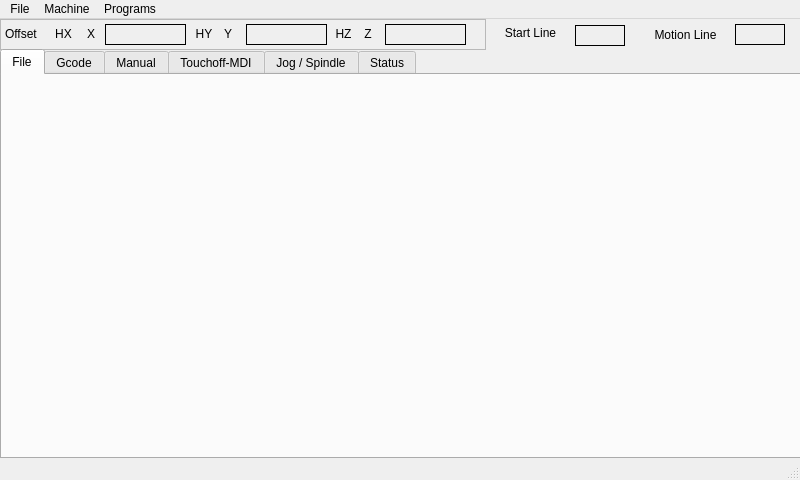
<?xml version="1.0" encoding="UTF-8"?>
<ui version="4.0">
 <class>MainWindow</class>
 <widget class="QMainWindow" name="MainWindow">
  <property name="geometry">
   <rect>
    <x>0</x>
    <y>0</y>
    <width>800</width>
    <height>480</height>
   </rect>
  </property>
  <property name="minimumSize">
   <size>
    <width>800</width>
    <height>480</height>
   </size>
  </property>
  <property name="maximumSize">
   <size>
    <width>800</width>
    <height>480</height>
   </size>
  </property>
  <property name="windowTitle">
   <string>MainWindow</string>
  </property>
  <widget class="QWidget" name="centralwidget">
   <widget class="QLabel" name="motion_line_lb">
    <property name="geometry">
     <rect>
      <x>735</x>
      <y>5</y>
      <width>50</width>
      <height>21</height>
     </rect>
    </property>
    <property name="maximumSize">
     <size>
      <width>50</width>
      <height>16777215</height>
     </size>
    </property>
    <property name="font">
     <font>
      <family>FreeMono</family>
      <pointsize>12</pointsize>
      <weight>50</weight>
      <bold>false</bold>
     </font>
    </property>
    <property name="frameShape">
     <enum>QFrame::Box</enum>
    </property>
    <property name="text">
     <string/>
    </property>
    <property name="alignment">
     <set>Qt::AlignRight|Qt::AlignTrailing|Qt::AlignVCenter</set>
    </property>
   </widget>
   <widget class="QLabel" name="label_4">
    <property name="geometry">
     <rect>
      <x>640</x>
      <y>5</y>
      <width>91</width>
      <height>21</height>
     </rect>
    </property>
    <property name="text">
     <string>Motion Line</string>
    </property>
    <property name="alignment">
     <set>Qt::AlignCenter</set>
    </property>
   </widget>
   <widget class="QLabel" name="label_5">
    <property name="geometry">
     <rect>
      <x>490</x>
      <y>0</y>
      <width>81</width>
      <height>27</height>
     </rect>
    </property>
    <property name="text">
     <string>Start Line</string>
    </property>
    <property name="alignment">
     <set>Qt::AlignCenter</set>
    </property>
   </widget>
   <widget class="QLabel" name="start_line_lb">
    <property name="geometry">
     <rect>
      <x>575</x>
      <y>6</y>
      <width>50</width>
      <height>21</height>
     </rect>
    </property>
    <property name="maximumSize">
     <size>
      <width>50</width>
      <height>16777215</height>
     </size>
    </property>
    <property name="font">
     <font>
      <family>FreeMono</family>
      <pointsize>12</pointsize>
      <weight>50</weight>
      <bold>false</bold>
     </font>
    </property>
    <property name="frameShape">
     <enum>QFrame::Box</enum>
    </property>
    <property name="text">
     <string/>
    </property>
    <property name="alignment">
     <set>Qt::AlignRight|Qt::AlignTrailing|Qt::AlignVCenter</set>
    </property>
   </widget>
   <widget class="QFrame" name="frame_4">
    <property name="geometry">
     <rect>
      <x>0</x>
      <y>0</y>
      <width>486</width>
      <height>31</height>
     </rect>
    </property>
    <property name="frameShape">
     <enum>QFrame::StyledPanel</enum>
    </property>
    <property name="frameShadow">
     <enum>QFrame::Raised</enum>
    </property>
    <widget class="QLabel" name="label_2">
     <property name="geometry">
      <rect>
       <x>220</x>
       <y>5</y>
       <width>16</width>
       <height>19</height>
      </rect>
     </property>
     <property name="text">
      <string>Y</string>
     </property>
     <property name="alignment">
      <set>Qt::AlignCenter</set>
     </property>
    </widget>
    <widget class="QLabel" name="label_3">
     <property name="geometry">
      <rect>
       <x>360</x>
       <y>5</y>
       <width>16</width>
       <height>19</height>
      </rect>
     </property>
     <property name="text">
      <string>Z</string>
     </property>
     <property name="alignment">
      <set>Qt::AlignCenter</set>
     </property>
    </widget>
    <widget class="QLabel" name="dro_lb_x">
     <property name="geometry">
      <rect>
       <x>105</x>
       <y>5</y>
       <width>81</width>
       <height>21</height>
      </rect>
     </property>
     <property name="font">
      <font>
       <family>FreeMono</family>
       <pointsize>12</pointsize>
       <weight>75</weight>
       <bold>true</bold>
      </font>
     </property>
     <property name="frameShape">
      <enum>QFrame::Box</enum>
     </property>
     <property name="text">
      <string/>
     </property>
    </widget>
    <widget class="QLabel" name="dro_lb_z">
     <property name="geometry">
      <rect>
       <x>385</x>
       <y>5</y>
       <width>81</width>
       <height>21</height>
      </rect>
     </property>
     <property name="font">
      <font>
       <family>FreeMono</family>
       <pointsize>12</pointsize>
       <weight>75</weight>
       <bold>true</bold>
      </font>
     </property>
     <property name="frameShape">
      <enum>QFrame::Box</enum>
     </property>
     <property name="text">
      <string/>
     </property>
    </widget>
    <widget class="QLabel" name="label">
     <property name="geometry">
      <rect>
       <x>83</x>
       <y>5</y>
       <width>16</width>
       <height>19</height>
      </rect>
     </property>
     <property name="text">
      <string>X</string>
     </property>
     <property name="alignment">
      <set>Qt::AlignCenter</set>
     </property>
    </widget>
    <widget class="QLabel" name="dro_lb_y">
     <property name="geometry">
      <rect>
       <x>246</x>
       <y>5</y>
       <width>81</width>
       <height>21</height>
      </rect>
     </property>
     <property name="font">
      <font>
       <family>FreeMono</family>
       <pointsize>12</pointsize>
       <weight>75</weight>
       <bold>true</bold>
      </font>
     </property>
     <property name="frameShape">
      <enum>QFrame::Box</enum>
     </property>
     <property name="text">
      <string/>
     </property>
    </widget>
    <widget class="QLabel" name="home_lb_0">
     <property name="geometry">
      <rect>
       <x>53</x>
       <y>5</y>
       <width>21</width>
       <height>19</height>
      </rect>
     </property>
     <property name="frameShape">
      <enum>QFrame::NoFrame</enum>
     </property>
     <property name="text">
      <string>HX</string>
     </property>
     <property name="alignment">
      <set>Qt::AlignCenter</set>
     </property>
    </widget>
    <widget class="QLabel" name="home_lb_1">
     <property name="geometry">
      <rect>
       <x>194</x>
       <y>5</y>
       <width>20</width>
       <height>19</height>
      </rect>
     </property>
     <property name="frameShape">
      <enum>QFrame::NoFrame</enum>
     </property>
     <property name="text">
      <string>HY</string>
     </property>
     <property name="alignment">
      <set>Qt::AlignCenter</set>
     </property>
    </widget>
    <widget class="QLabel" name="home_lb_2">
     <property name="geometry">
      <rect>
       <x>333</x>
       <y>5</y>
       <width>21</width>
       <height>19</height>
      </rect>
     </property>
     <property name="frameShape">
      <enum>QFrame::NoFrame</enum>
     </property>
     <property name="text">
      <string>HZ</string>
     </property>
     <property name="alignment">
      <set>Qt::AlignCenter</set>
     </property>
    </widget>
    <widget class="QLabel" name="label_34">
     <property name="geometry">
      <rect>
       <x>5</x>
       <y>5</y>
       <width>46</width>
       <height>19</height>
      </rect>
     </property>
     <property name="text">
      <string>Offset</string>
     </property>
    </widget>
   </widget>
   <widget class="QTabWidget" name="tabWidget">
    <property name="geometry">
     <rect>
      <x>0</x>
      <y>30</y>
      <width>801</width>
      <height>410</height>
     </rect>
    </property>
    <property name="minimumSize">
     <size>
      <width>800</width>
      <height>410</height>
     </size>
    </property>
    <property name="currentIndex">
     <number>0</number>
    </property>
    <widget class="QWidget" name="tab">
     <attribute name="title">
      <string>File</string>
     </attribute>
    </widget>
    <widget class="QWidget" name="tab_2">
     <attribute name="title">
      <string>Gcode</string>
     </attribute>
    </widget>
    <widget class="QWidget" name="tab_3">
     <attribute name="title">
      <string>Manual</string>
     </attribute>
    </widget>
    <widget class="QWidget" name="tab_4">
     <attribute name="title">
      <string>Touchoff-MDI</string>
     </attribute>
    </widget>
    <widget class="QWidget" name="tab_5">
     <attribute name="title">
      <string>Jog / Spindle</string>
     </attribute>
    </widget>
    <widget class="QWidget" name="tab_6">
     <attribute name="title">
      <string>Status</string>
     </attribute>
    </widget>
   </widget>
  </widget>
  <widget class="QMenuBar" name="menubar">
   <property name="geometry">
    <rect>
     <x>0</x>
     <y>0</y>
     <width>800</width>
     <height>24</height>
    </rect>
   </property>
   <widget class="QMenu" name="menuFile">
    <property name="title">
     <string>File</string>
    </property>
    <addaction name="actionOpen"/>
    <addaction name="actionEdit"/>
    <addaction name="separator"/>
    <addaction name="actionEdit_Tool_Table"/>
    <addaction name="actionReload_Tool_Table"/>
    <addaction name="separator"/>
    <addaction name="actionQuit"/>
   </widget>
   <widget class="QMenu" name="menuMachine">
    <property name="title">
     <string>Machine</string>
    </property>
    <addaction name="actionE_Stop"/>
    <addaction name="actionPower"/>
    <addaction name="actionRun"/>
    <addaction name="actionRun_From_Line"/>
    <addaction name="actionStep"/>
    <addaction name="actionPause"/>
    <addaction name="actionResume"/>
    <addaction name="actionStop"/>
    <addaction name="separator"/>
    <addaction name="actionClear_MDI_History"/>
    <addaction name="actionCopy_MDI_History"/>
   </widget>
   <widget class="QMenu" name="menuPrograms">
    <property name="title">
     <string>Programs</string>
    </property>
    <addaction name="actionShow_HAL"/>
    <addaction name="actionHAL_Meter"/>
    <addaction name="actionHAL_Scope"/>
   </widget>
   <addaction name="menuFile"/>
   <addaction name="menuMachine"/>
   <addaction name="menuPrograms"/>
  </widget>
  <widget class="QStatusBar" name="statusbar"/>
  <action name="actionOpen">
   <property name="text">
    <string>Open</string>
   </property>
  </action>
  <action name="actionEdit">
   <property name="text">
    <string>Edit</string>
   </property>
  </action>
  <action name="actionEdit_Tool_Table">
   <property name="text">
    <string>Edit Tool Table</string>
   </property>
  </action>
  <action name="actionReload_Tool_Table">
   <property name="text">
    <string>Reload Tool Table</string>
   </property>
  </action>
  <action name="actionQuit">
   <property name="text">
    <string>Quit</string>
   </property>
  </action>
  <action name="actionE_Stop">
   <property name="text">
    <string>E Stop</string>
   </property>
  </action>
  <action name="actionPower">
   <property name="text">
    <string>Power</string>
   </property>
  </action>
  <action name="actionRun">
   <property name="text">
    <string>Run</string>
   </property>
  </action>
  <action name="actionRun_From_Line">
   <property name="text">
    <string>Run From Line</string>
   </property>
  </action>
  <action name="actionStep">
   <property name="text">
    <string>Step</string>
   </property>
  </action>
  <action name="actionPause">
   <property name="text">
    <string>Pause</string>
   </property>
  </action>
  <action name="actionResume">
   <property name="text">
    <string>Resume</string>
   </property>
  </action>
  <action name="actionStop">
   <property name="text">
    <string>Stop</string>
   </property>
  </action>
  <action name="actionClear_MDI_History">
   <property name="text">
    <string>Clear MDI History</string>
   </property>
  </action>
  <action name="actionCopy_MDI_History">
   <property name="text">
    <string>Copy MDI History</string>
   </property>
  </action>
  <action name="actionShow_HAL">
   <property name="text">
    <string>Show HAL</string>
   </property>
  </action>
  <action name="actionHAL_Meter">
   <property name="text">
    <string>HAL Meter</string>
   </property>
  </action>
  <action name="actionHAL_Scope">
   <property name="text">
    <string>HAL Scope</string>
   </property>
  </action>
 </widget>
 <resources/>
 <connections/>
</ui>
